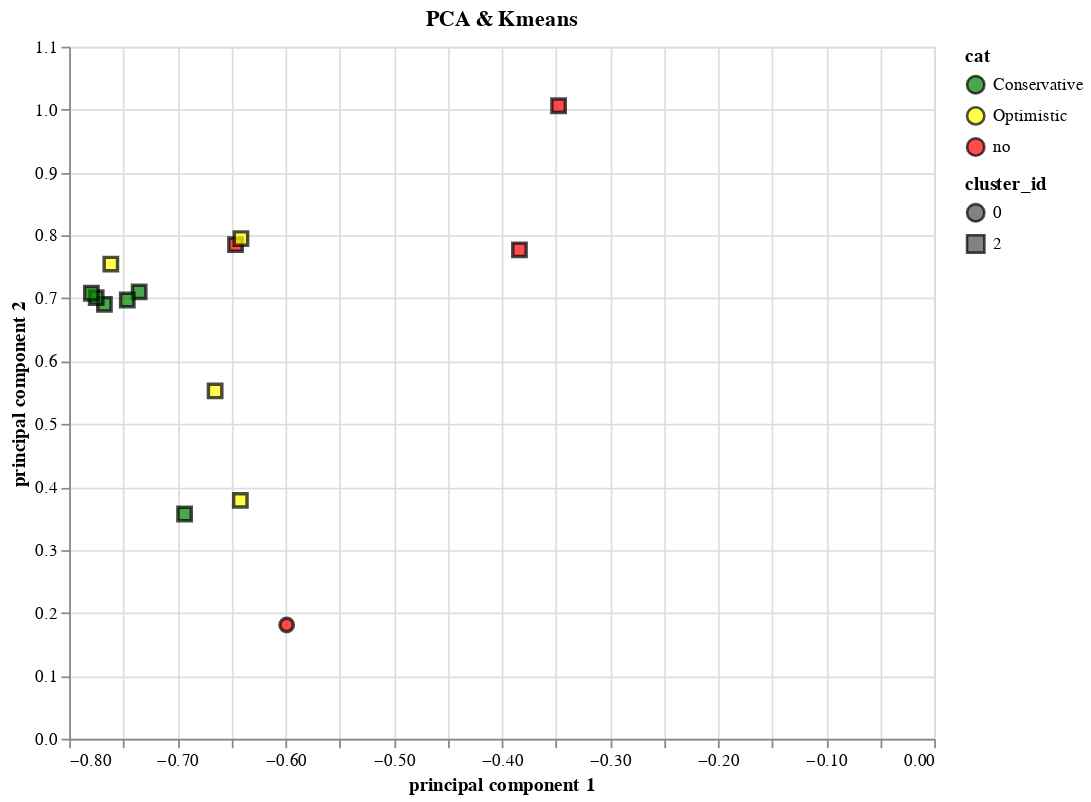

The notebook cell saved with this chart:
### Markdown cell above
The above list is the features of those planets are very similar, that means, it could be possible to
detect more habitable planets. 

We can visualize those planets by PCA and UMAP.

### Code cell
import altair as alt

alt.Chart(df_k[df_k['planet'].isin(sim_p_list)]).mark_point(size=60,filled=True,stroke='black').encode(
    x='principal component 1',
    y='principal component 2',
    color=alt.Color('cat:N',scale=alt.Scale(range=['green','yellow','red'])),
    shape=alt.Shape('cluster_id:N'),
    tooltip=['cluster_id','cat','planet']
).properties(title='PCA & Kmeans',height=400,width=500).interactive()

### Figure 1 — Vega-Lite specification as saved in the notebook (floating-point values rounded to 4 significant figures)
{"config": {"view": {"continuousWidth": 400, "continuousHeight": 300}}, "data": {"name": "data-4d5cfcf697a91c4319731734101439d5"}, "mark": {"type": "point", "filled": true, "size": 60, "stroke": "black"}, "encoding": {"color": {"field": "cat", "scale": {"range": ["green", "yellow", "red"]}, "type": "nominal"}, "shape": {"field": "cluster_id", "type": "nominal"}, "tooltip": [{"field": "cluster_id", "type": "quantitative"}, {"field": "cat", "type": "nominal"}, {"field": "planet", "type": "nominal"}], "x": {"field": "principal component 1", "type": "quantitative"}, "y": {"field": "principal component 2", "type": "quantitative"}}, "height": 400, "selection": {"selector017": {"type": "interval", "bind": "scales", "encodings": ["x", "y"]}}, "title": "PCA & Kmeans", "width": 500, "$schema": "https://vega.github.io/schema/vega-lite/v4.17.0.json", "datasets": {"data-4d5cfcf697a91c4319731734101439d5": [{"principal component 1": -0.665, "principal component 2": 0.5529, "planet": "K2-18 b", "cat": "Optimistic", "cluster_id": 2}, {"principal component 1": -0.5989, "principal component 2": 0.1807, "planet": "K2-3 d", "cat": "no", "cluster_id": 0}, {"principal component 1": -0.3474, "principal component 2": 1.006, "planet": "Kepler-1647 b", "cat": "no", "cluster_id": 2}, {"principal component 1": -0.6462, "principal component 2": 0.7854, "planet": "Kepler-1661 b", "cat": "no", "cluster_id": 2}, {"principal component 1": -0.3836, "principal component 2": 0.7771, "planet": "Kepler-1708 b", "cat": "no", "cluster_id": 2}, {"principal component 1": -0.6412, "principal component 2": 0.795, "planet": "Kepler-22 b", "cat": "Optimistic", "cluster_id": 2}, {"principal component 1": -0.6417, "principal component 2": 0.3789, "planet": "Kepler-62 e", "cat": "Optimistic", "cluster_id": 2}, {"principal component 1": -0.7353, "principal component 2": 0.7103, "planet": "Kepler-62 f", "cat": "Conservative", "cluster_id": 2}, {"principal component 1": -0.7615, "principal component 2": 0.7545, "planet": "LHS 1140 b", "cat": "Optimistic", "cluster_id": 2}, {"principal component 1": -0.7463, "principal component 2": 0.6973, "planet": "LP 890-9 c", "cat": "Conservative", "cluster_id": 2}, {"principal component 1": -0.6933, "principal component 2": 0.3571, "planet": "TRAPPIST-1 d", "cat": "Conservative", "cluster_id": 2}, {"principal component 1": -0.7674, "principal component 2": 0.6905, "planet": "TRAPPIST-1 e", "cat": "Conservative", "cluster_id": 2}, {"principal component 1": -0.775, "principal component 2": 0.7011, "planet": "TRAPPIST-1 f", "cat": "Conservative", "cluster_id": 2}, {"principal component 1": -0.7795, "principal component 2": 0.7082, "planet": "TRAPPIST-1 g", "cat": "Conservative", "cluster_id": 2}]}}
